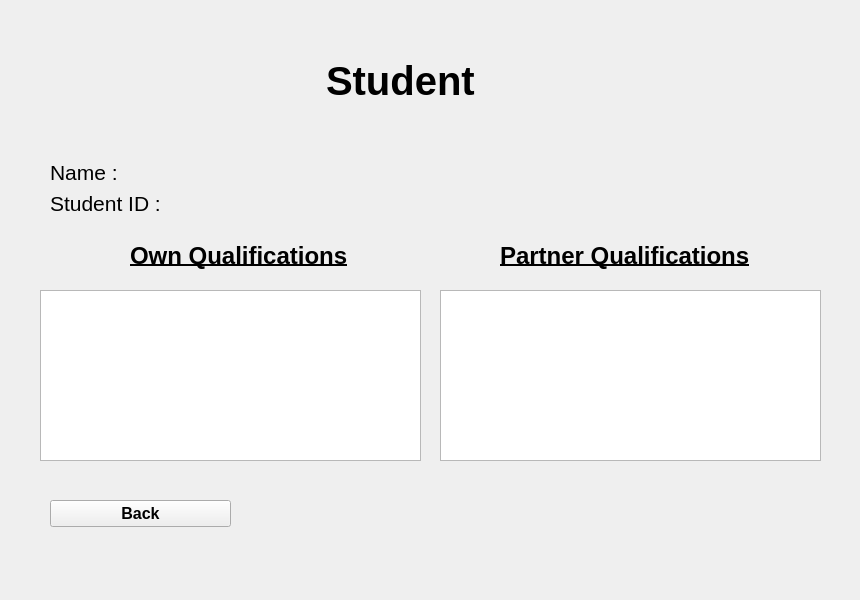
<?xml version="1.0" encoding="UTF-8"?>
<ui version="4.0">
 <class>AdminStudentProfilePage</class>
 <widget class="QWidget" name="AdminStudentProfilePage">
  <property name="geometry">
   <rect>
    <x>0</x>
    <y>0</y>
    <width>860</width>
    <height>600</height>
   </rect>
  </property>
  <property name="windowTitle">
   <string>Form</string>
  </property>
  <widget class="QPushButton" name="backButton">
   <property name="geometry">
    <rect>
     <x>50</x>
     <y>500</y>
     <width>181</width>
     <height>27</height>
    </rect>
   </property>
   <property name="font">
    <font>
     <pointsize>12</pointsize>
     <weight>75</weight>
     <bold>true</bold>
    </font>
   </property>
   <property name="text">
    <string>Back</string>
   </property>
  </widget>
  <widget class="QWidget" name="formLayoutWidget">
   <property name="geometry">
    <rect>
     <x>50</x>
     <y>160</y>
     <width>761</width>
     <height>61</height>
    </rect>
   </property>
   <layout class="QFormLayout" name="formLayout">
    <property name="fieldGrowthPolicy">
     <enum>QFormLayout::AllNonFixedFieldsGrow</enum>
    </property>
    <item row="0" column="0">
     <widget class="QLabel" name="nameLabel">
      <property name="font">
       <font>
        <pointsize>16</pointsize>
       </font>
      </property>
      <property name="text">
       <string>Name :</string>
      </property>
     </widget>
    </item>
    <item row="0" column="1">
     <widget class="QLabel" name="stuNameLabel">
      <property name="font">
       <font>
        <pointsize>16</pointsize>
       </font>
      </property>
      <property name="text">
       <string/>
      </property>
     </widget>
    </item>
    <item row="1" column="0">
     <widget class="QLabel" name="studentIdLabel">
      <property name="font">
       <font>
        <pointsize>16</pointsize>
       </font>
      </property>
      <property name="text">
       <string>Student ID :</string>
      </property>
     </widget>
    </item>
    <item row="1" column="1">
     <widget class="QLabel" name="stuIdLabel">
      <property name="font">
       <font>
        <pointsize>16</pointsize>
       </font>
      </property>
      <property name="text">
       <string/>
      </property>
     </widget>
    </item>
   </layout>
  </widget>
  <widget class="QLabel" name="label_4">
   <property name="geometry">
    <rect>
     <x>500</x>
     <y>240</y>
     <width>261</width>
     <height>31</height>
    </rect>
   </property>
   <property name="font">
    <font>
     <pointsize>18</pointsize>
     <weight>75</weight>
     <bold>true</bold>
     <underline>true</underline>
    </font>
   </property>
   <property name="text">
    <string>Partner Qualifications</string>
   </property>
  </widget>
  <widget class="QWidget" name="verticalLayoutWidget_2">
   <property name="geometry">
    <rect>
     <x>290</x>
     <y>10</y>
     <width>221</width>
     <height>141</height>
    </rect>
   </property>
   <layout class="QVBoxLayout" name="verticalLayout_3">
    <item alignment="Qt::AlignHCenter">
     <widget class="QLabel" name="label_5">
      <property name="font">
       <font>
        <pointsize>30</pointsize>
        <weight>75</weight>
        <bold>true</bold>
       </font>
      </property>
      <property name="text">
       <string>Student</string>
      </property>
     </widget>
    </item>
   </layout>
  </widget>
  <widget class="QLabel" name="label_3">
   <property name="geometry">
    <rect>
     <x>130</x>
     <y>240</y>
     <width>221</width>
     <height>31</height>
    </rect>
   </property>
   <property name="font">
    <font>
     <pointsize>18</pointsize>
     <weight>75</weight>
     <bold>true</bold>
     <underline>true</underline>
    </font>
   </property>
   <property name="text">
    <string>Own Qualifications</string>
   </property>
  </widget>
  <widget class="QListWidget" name="ownQList">
   <property name="geometry">
    <rect>
     <x>40</x>
     <y>290</y>
     <width>381</width>
     <height>171</height>
    </rect>
   </property>
  </widget>
  <widget class="QListWidget" name="partnerQList">
   <property name="geometry">
    <rect>
     <x>440</x>
     <y>290</y>
     <width>381</width>
     <height>171</height>
    </rect>
   </property>
  </widget>
 </widget>
 <resources/>
 <connections/>
</ui>
